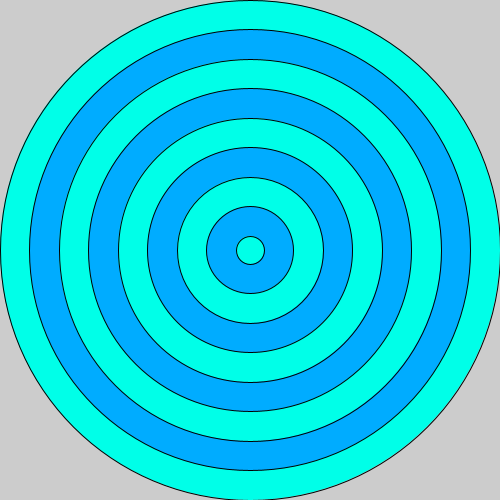
Frame 1 (no input)
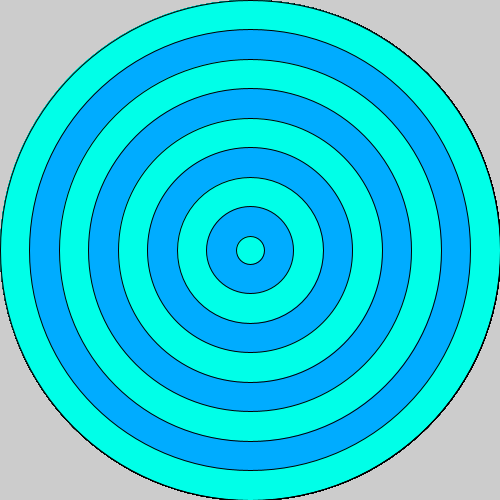
Frame 60 (the mouse pressed at the canvas centre just before this capture)
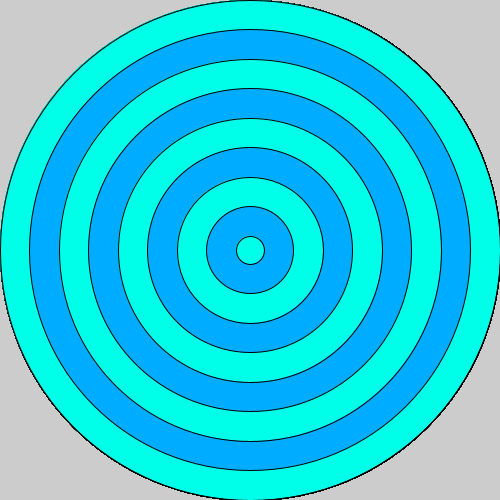
Frame 120 (the mouse held since frame 60 and released just before this capture)

The Processing sketch that drew these frames (run headless with seeded random() and noise(); from frame 60 on, the mouse is pressed at the canvas centre):

// Processing sketch: Bullseye
// ── Bullseye.pde
void setup(){
  size(500,500);
}
void draw(){
  for(int i=500;i>10;i-=59){
    if(i%2==0){
    fill(0,255,232);
    }
    else{
    fill(0,172,255);
    }
    ellipse(250,250,i,i);
  }
}
